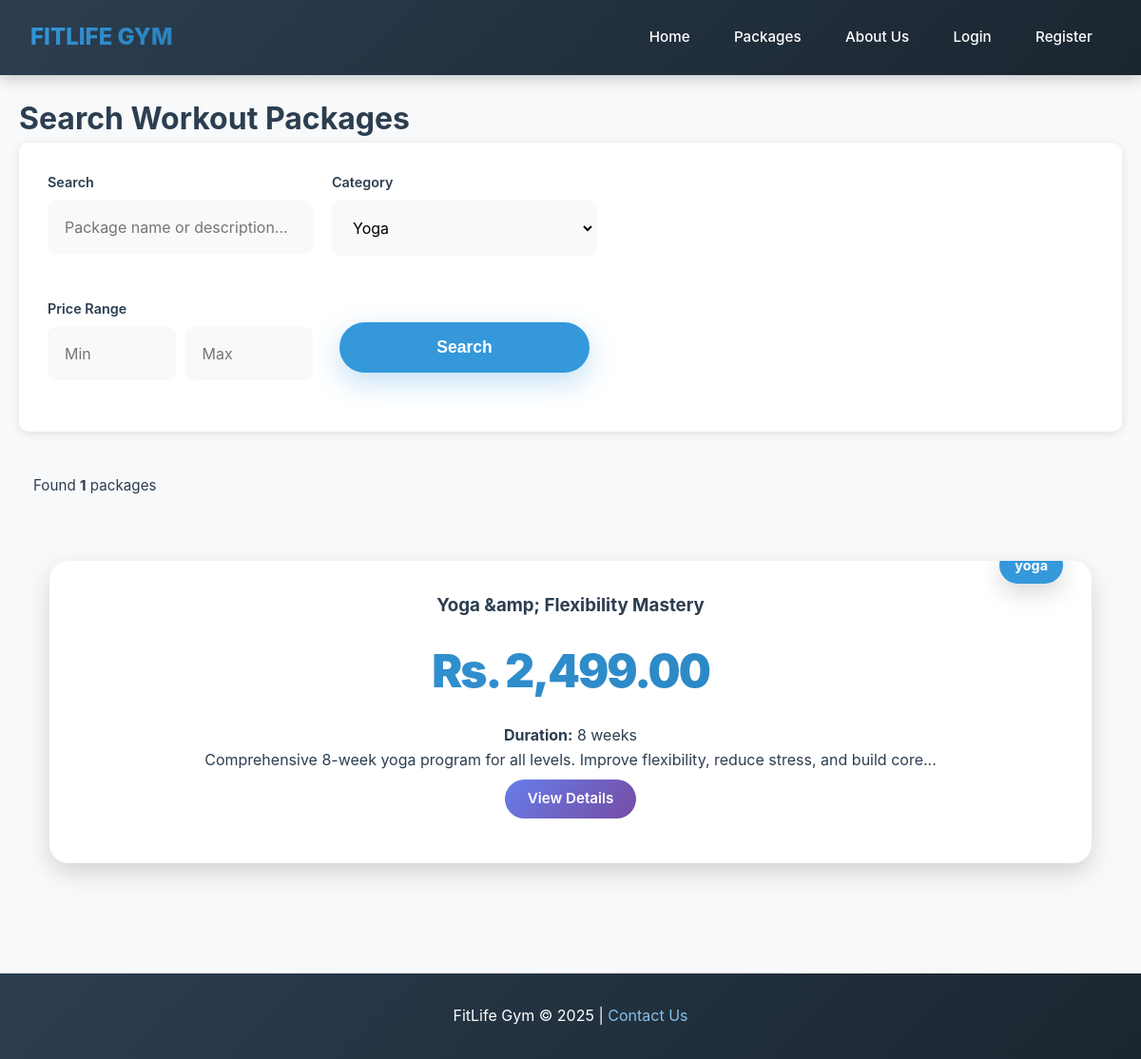
The page /public/search.php?category=yoga on the database as committed earlier.
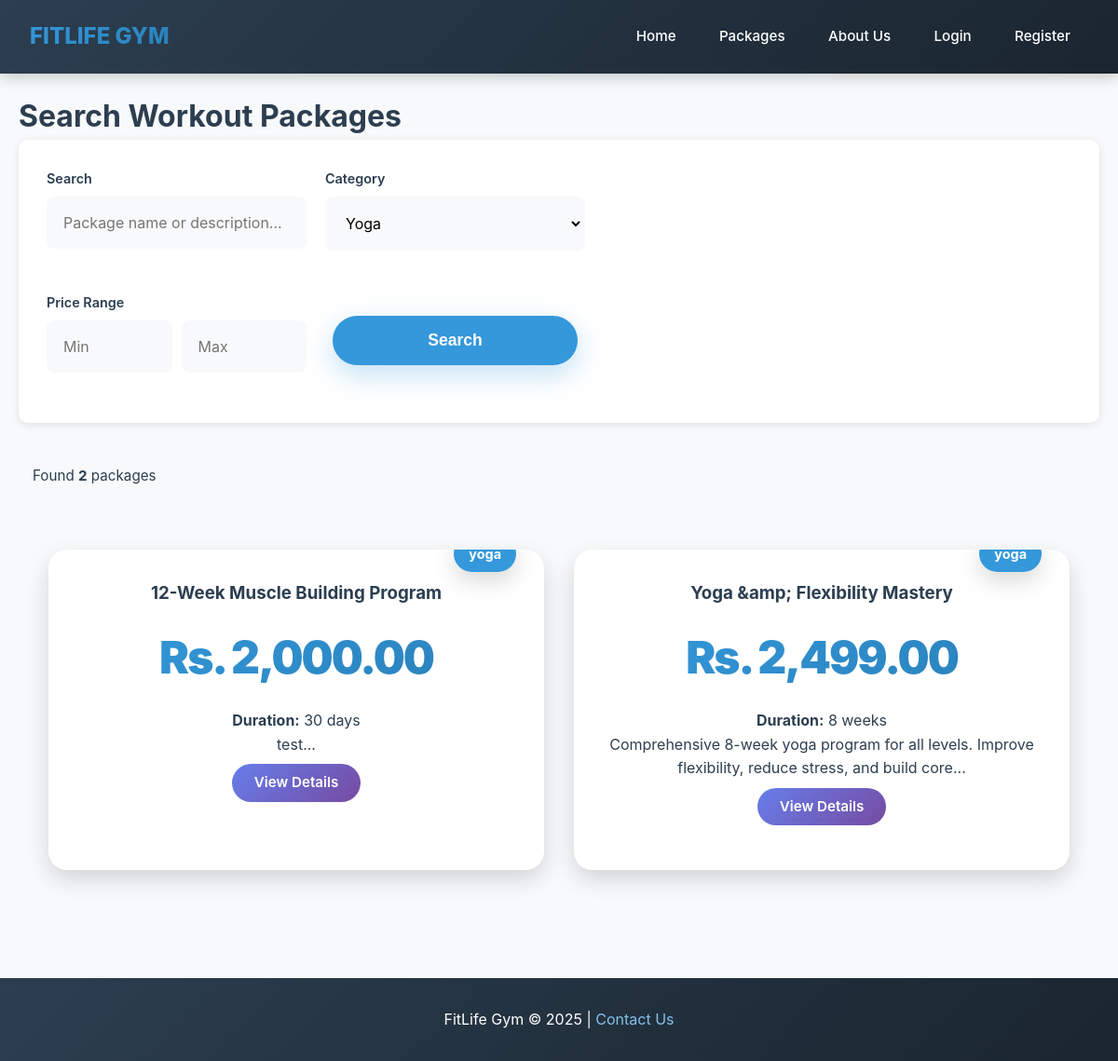
The same page on the database as committed later.
### tables this page shows
CREATE TABLE `packages` (
  `id` int(11) NOT NULL,
  `name` varchar(255) NOT NULL,
  `description` text DEFAULT NULL,
  `short_description` varchar(1000) DEFAULT NULL,
  `price` decimal(10,2) NOT NULL,
  `duration` varchar(100) DEFAULT NULL,
  `category` varchar(50) DEFAULT NULL,
  `image` varchar(255) DEFAULT NULL,
  `created_by` int(11) NOT NULL,
  `created_at` timestamp NOT NULL DEFAULT current_timestamp(),
  `is_active` tinyint(1) NOT NULL DEFAULT 1
);

### public/search.php (the view, shortened to what this page needs)
<?php
require_once '../includes/database.php';
$search = isset($_GET['q']) ? trim($_GET['q']) : '';
$category = isset($_GET['category']) ? $_GET['category'] : '';
$min_price = isset($_GET['min_price']) ? (float)$_GET['min_price'] : 0;
$max_price = isset($_GET['max_price']) ? (float)$_GET['max_price'] : 999999;
$packages = [];
$categories = ['weight_loss', 'strength', 'muscle_building', 'yoga', 'cardio', 'beginner', 'advanced'];
if (!empty($search) || !empty($category) || $min_price > 0 || $max_price < 999999) {
    $sql = "SELECT * FROM packages WHERE 1=1";
    $params = [];
    if (!empty($category)) {
        $sql .= " AND category = ?";
        $params[] = $category;
    }
    $sql .= " ORDER BY created_at DESC";
    $stmt = $pdo->prepare($sql);
    $stmt->execute($params);
    $packages = $stmt->fetchAll();
}
?>
<!DOCTYPE html>
<html>
<head>
    <link rel="stylesheet" href="../css/style.css">
</head>
<body>
    <?php
    include '../includes/navigation.php';
    ?>
    <div class="search-container">
        <h1>Search Workout Packages</h1>
        <div class="search-form">
            <form method="GET" action="">
                <div class="search-grid">
                    <div class="form-group">
                        <label>Search</label>
                        <input type="text" name="q" value="<?php echo htmlspecialchars($search); ?>"
                               placeholder="Package name or description...">
                    </div>
                    <div class="form-group">
                        <label>Category</label>
                        <select name="category">
                            <?php foreach ($categories as $cat): ?>
                                <option value="<?php echo $cat; ?>" <?php echo $category == $cat ? 'selected' : ''; ?>>
                                    <?php echo ucwords(str_replace('_', ' ', $cat)); ?>
                                </option>
                            <?php endforeach; ?>
                        </select>
                    </div>
                    <div class="form-group">
                        <label>Price Range</label>
                        <div class="price-range">
                            <input type="number" name="min_price" value="<?php echo $min_price > 0 ? $min_price : ''; ?>"
                                   placeholder="Min" step="100">
                            <input type="number" name="max_price" value="<?php echo $max_price < 999999 ? $max_price : ''; ?>"
                                   placeholder="Max" step="100">
                        </div>
                    </div>
                    <div class="form-group" style="display: flex; align-items: flex-end;">
                        <button type="submit" class="btn-primary" style="width: 100%;">Search</button>
                    </div>
                </div>
            </form>
        </div>
        <?php if (!empty($search) || !empty($category) || $min_price > 0 || $max_price < 999999): ?>
            <div class="search-stats">
                Found <strong><?php echo count($packages); ?></strong> packages
            </div>
            <div class="packages-grid">
                <?php if (empty($packages)): ?>
                    <p>No packages found matching your criteria.</p>
                <?php else: ?>
                    <?php foreach ($packages as $package): ?>
                        <div class="package-card">
                            <div class="level-badge"><?php echo htmlspecialchars($package['category'] ?? 'General'); ?></div>
                            <h3><?php echo htmlspecialchars($package['name']); ?></h3>
                            <p class="price">Rs. <?php echo number_format($package['price'], 2); ?></p>
                            <p><strong>Duration:</strong> <?php echo htmlspecialchars($package['duration']); ?></p>
                            <p><?php echo htmlspecialchars(substr($package['short_description'] ?? '', 0, 100)); ?>...</p>
                            <a href="package-details.php?id=<?php echo $package['id']; ?>" class="btn-details">View Details</a>
                        </div>
                    <?php endforeach; ?>
                <?php endif; ?>
            </div>
        <?php endif; ?>
    </div>
    <footer>
        <p>FitLife Gym &copy; 2025 | <a href="about.php#contact">Contact Us</a></p>
    </footer>
</body>
</html>

Rows that differ between the two databases and show on the page:
added packages: category "yoga", name "12-Week Muscle Building Program", price "2,000.00", duration "30 days", short_description "test"
Other text that changed with them:
count($packages): "1" → "2"
